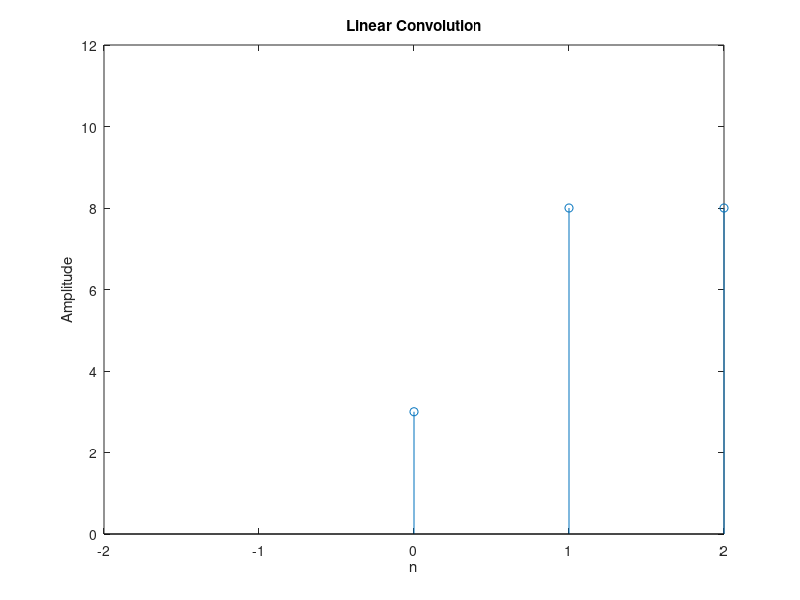
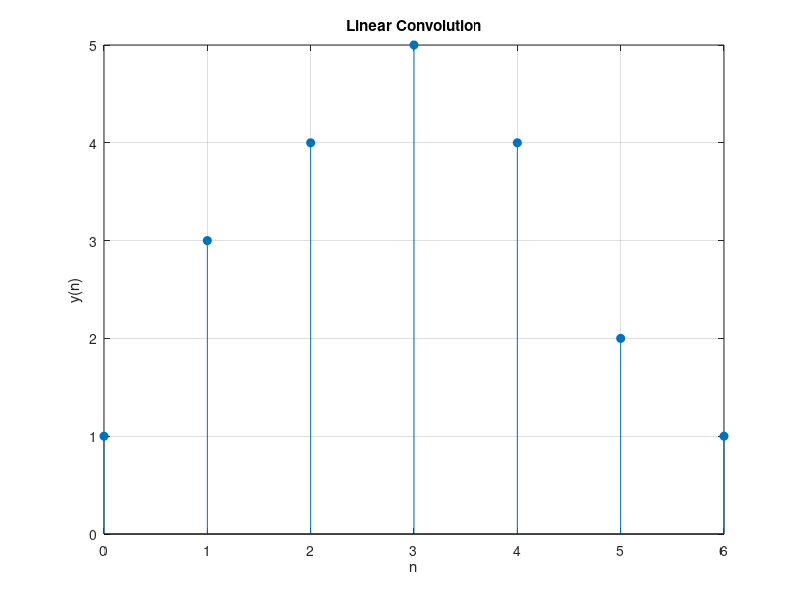

These figures' MATLAB source, in order:
%Q1
% Linear Convolution of x(n)=[1 2 1 2]  , h(n)=[3 2 1 2]

clc;
clear;
close;
xn1 = [1 2 1 2];
hn1 = [3 2 1 2];
l1 = length(xn1);
l2 = length(hn1);
p = l1 + l2 - 1;
Xn1 = zeros(1,p);
for i = 1:p
    sum=0;
    for j=1:l1
        if (i-j+1>0) && (i-j+1 <= l2)
            sum = sum+xn1(j)*hn1(i-j+1);
        end
    end
    y(i) = sum;
end
p_range = 0:p-1;
disp(y)
stem(p_range,y);
axis([-2 2 0 12]);
xlabel('n');
ylabel('Amplitude');
title('Linear Convolution');

%Q2
%linear convolution of x(n)=[1 2 1 1]  , h(n)=[1 1 1 1]

x = [1, 2, 1, 1];
h = [1, 1, 1, 1];
len_x = length(x);
len_h = length(h);
len_y = len_x + len_h - 1;
y = zeros(1, len_y);
for i = 1:len_x
    for j = 1:len_h
        y(i+j-1) = y(i+j-1) + x(i) * h(j);
    end
end
disp('Linear Convolution Result:');
disp(y);
n = 0:len_y-1; 
figure;
stem(n, y, 'filled'); 
title('Linear Convolution of x(n) and h(n)');
xlabel('n');
ylabel('y(n)');
title("Linear Convolution")
grid on;
